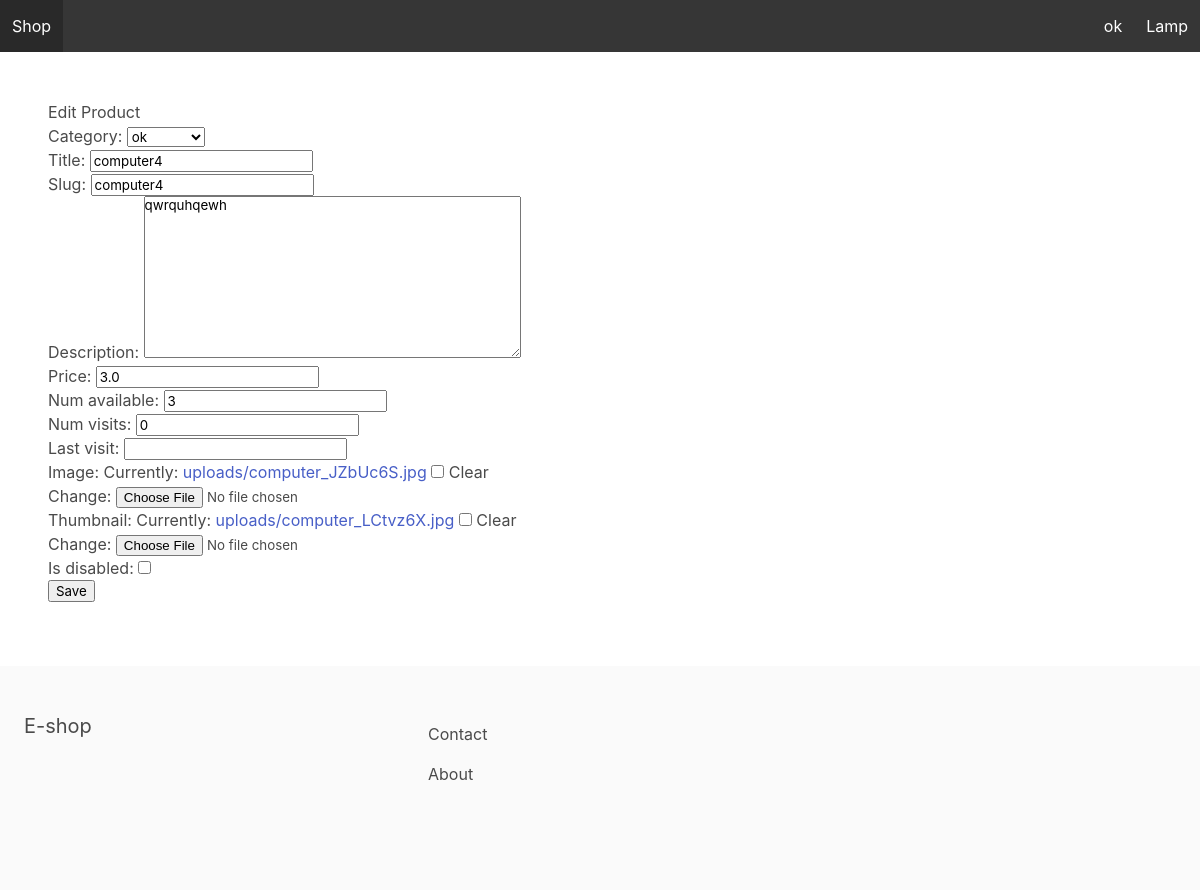
The app's page /productManager/edit/8/, older data.
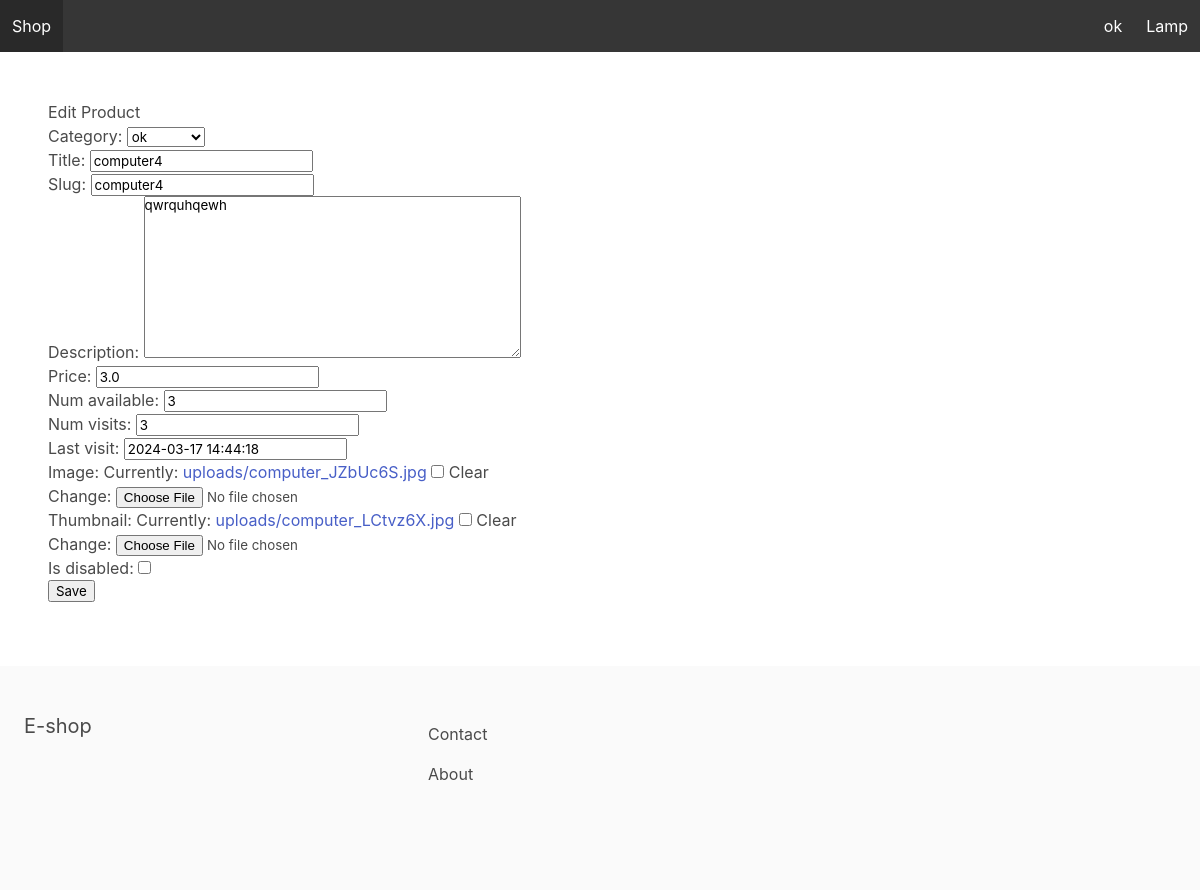
The same page, newer data.
### apps/store/models.py (models this page shows, shortened)
class Category(models.Model):
    title = models.CharField(max_length=255)
    slug = models.SlugField(max_length=255)
    ordering = models.IntegerField(default=0)
    class Meta:
        verbose_name_plural = 'Categories'
        ordering = ('ordering',)
    def __str__(self):
        return self.title

class Product(models.Model):
    category = models.ForeignKey(Category, related_name='products', on_delete=models.CASCADE)
    title = models.CharField(max_length=255)
    slug = models.SlugField(max_length=255)
    description = models.TextField(blank=True, null=True)
    price = models.FloatField()
    num_available = models.IntegerField(default=1)
    num_visits = models.IntegerField(default=0)
    last_visit = models.DateTimeField(blank=True, null=True)
    image = models.ImageField(upload_to='uploads/', blank=True, null=True)
    thumbnail = models.ImageField(upload_to='uploads/', blank=True, null=True)
    date_added = models.DateTimeField(auto_now_add=True)
    is_disabled = models.BooleanField(default=False)
    class Meta:
        ordering = ('-date_added',)
    """def save(self, *args, **kwargs):
        self.thumbnail = self.make_thumbnail(self.image)

        super().save(*args, **kwargs)"""

### apps/store/views.py (the view, shortened to what this page needs)
# urls.py: path('productManager/edit/<int:pk>/', editProductView.as_view(), name='editProduct'),
class editProductView(UpdateView):
    model = Product
    template_name = "edit_product.html"
    fields = '__all__'

### apps/cart/context_processors.py (called while the page is built)
def cart(request):
    return {'cart': Cart(request)}

### apps/store/context_processors.py (called while the page is built)
def menu_categories(request):
    categories = Category.objects.all()
    return {'menu_categories': categories}

### apps/core/templates/edit_product.html
{% extends 'managerBase.html'%}
{% block content %}
<h1>Edit Product</h1>
<form method="POST" action="" enctype="multipart/form-data">{% csrf_token %}
    {{ form.as_p }}
    <input type="submit" value="Save">
</form>
{% endblock %}

### apps/core/templates/managerBase.html (shortened to what this page needs)
<html>
	<head>
		<link rel="stylesheet" href="https://cdn.jsdelivr.net/npm/bulma@0.9.0/css/bulma.min.css">
	</head>
	<body>
		<nav class="navbar is-dark">
			<div class="navbar-brand">
				<a class="navbar-item" href="{% url 'productManager' %}">Shop</a>
			</div>
			<div id="main-navbar" class="navbar-menu" >
				<div class="navbar-end">
					{% for category in menu_categories %}
					    <a href="{% url 'manager_category' category.slug %}" class="navbar-item">{{ category.title }}</a>
					{% endfor %}
				</div>
			</div>
        </nav>
		<section class="section">
			{% block content %}
            {% endblock %}
		</section>
		<footer class="footer">
			<div class="columns">
				<div class="column is-4">
					<h2 class="subtitle">E-shop</h2>
				</div>
				<div class="column is-8">
					<a href="{% url 'contact' %}" class="navbar-item">Contact</a>
					<a href="{% url 'about' %}" class="navbar-item">About</a>
				</div>
			</div>
		</footer>
	</body>
</html>

Row changes from the older to the newer data that the page shows:
changed Product "ok": num_visits "0" → "3"; last_visit (not shown) → "2024-03-17 14:44:18"
